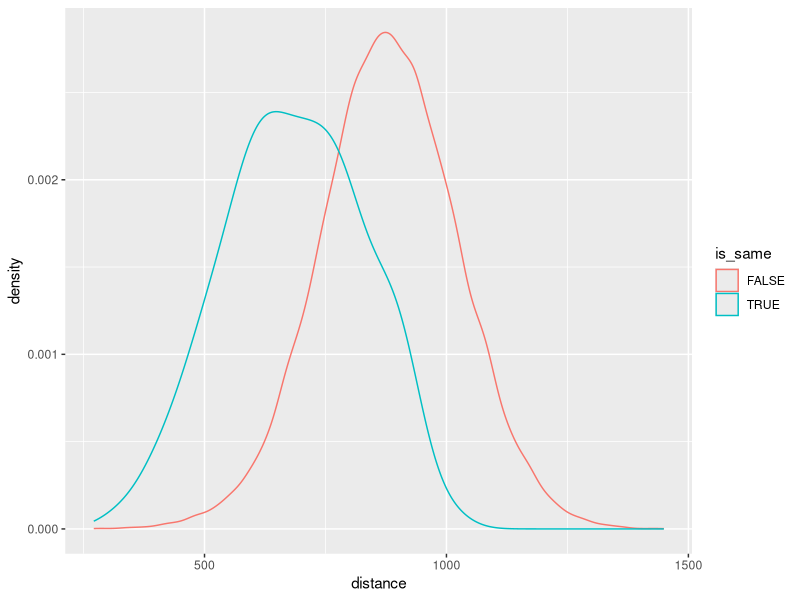
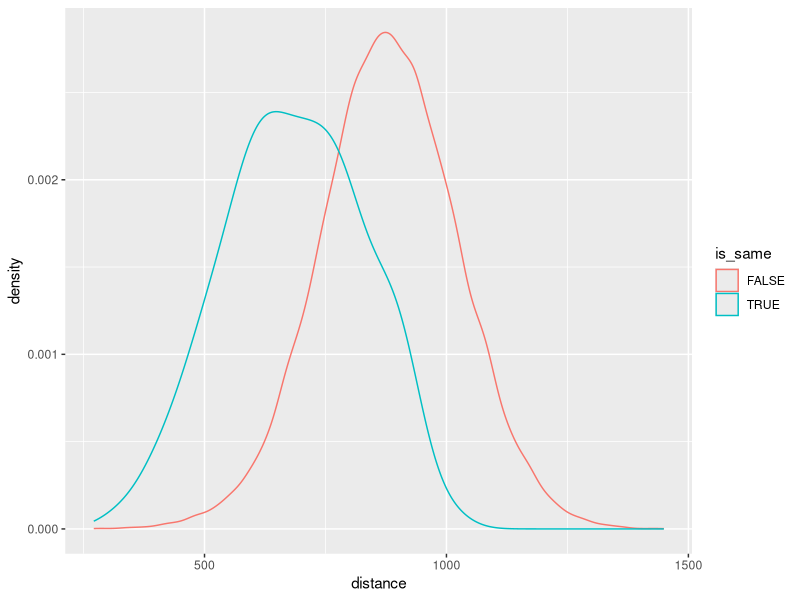

These charts were generated, in order, by the following R code:
library(data.table)
library(ggplot2)

matches <- fread("matches.csv")

matches[, approach := factor(approach)]

ggplot(matches, aes(x = distance, y = after_stat(density), color = is_same)) +
  geom_density()

ggsave("figures/matches.pdf")